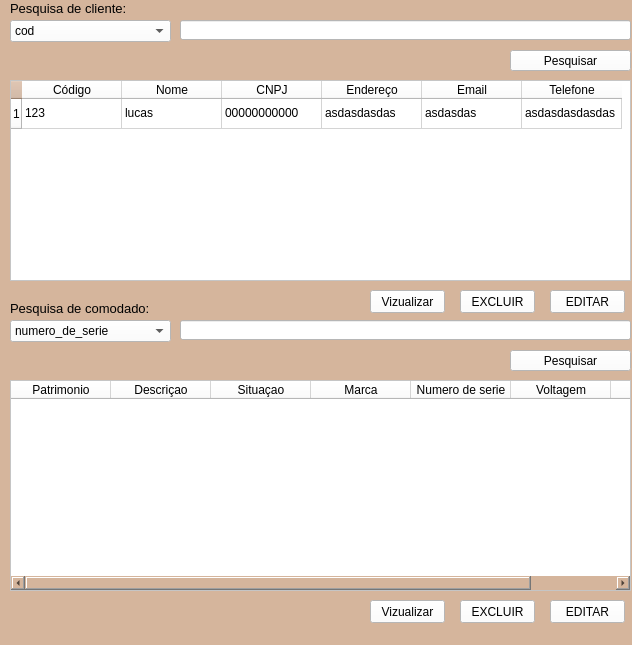
<?xml version="1.0" encoding="UTF-8"?>
<ui version="4.0">
 <class>MainWindow</class>
 <widget class="QMainWindow" name="MainWindow">
  <property name="geometry">
   <rect>
    <x>0</x>
    <y>0</y>
    <width>632</width>
    <height>645</height>
   </rect>
  </property>
  <property name="maximumSize">
   <size>
    <width>637</width>
    <height>911</height>
   </size>
  </property>
  <property name="windowTitle">
   <string>PESQUISA </string>
  </property>
  <property name="windowIcon">
   <iconset>
    <normaloff>imagens/logo.ico</normaloff>imagens/logo.ico</iconset>
  </property>
  <property name="styleSheet">
   <string notr="true">background-color: rgb(213, 181, 156);</string>
  </property>
  <widget class="QWidget" name="centralwidget">
   <widget class="QComboBox" name="cbPesquisa_cliente">
    <property name="geometry">
     <rect>
      <x>10</x>
      <y>20</y>
      <width>161</width>
      <height>22</height>
     </rect>
    </property>
    <property name="styleSheet">
     <string notr="true">background-color: rgb(255, 255, 255);</string>
    </property>
    <item>
     <property name="text">
      <string>cod</string>
     </property>
    </item>
    <item>
     <property name="text">
      <string>nome</string>
     </property>
    </item>
    <item>
     <property name="text">
      <string>cnpj</string>
     </property>
    </item>
   </widget>
   <widget class="QLineEdit" name="edtPesquisa_cliente">
    <property name="geometry">
     <rect>
      <x>180</x>
      <y>20</y>
      <width>451</width>
      <height>20</height>
     </rect>
    </property>
    <property name="styleSheet">
     <string notr="true">background-color: rgb(255, 255, 255);</string>
    </property>
    <property name="text">
     <string/>
    </property>
   </widget>
   <widget class="QTableWidget" name="gridCliente">
    <property name="geometry">
     <rect>
      <x>10</x>
      <y>80</y>
      <width>621</width>
      <height>201</height>
     </rect>
    </property>
    <property name="styleSheet">
     <string notr="true">background-color: rgb(255, 255, 255);</string>
    </property>
    <property name="editTriggers">
     <set>QAbstractItemView::NoEditTriggers</set>
    </property>
    <row>
     <property name="text">
      <string>1</string>
     </property>
    </row>
    <column>
     <property name="text">
      <string>Código</string>
     </property>
    </column>
    <column>
     <property name="text">
      <string>Nome</string>
     </property>
    </column>
    <column>
     <property name="text">
      <string>CNPJ</string>
     </property>
    </column>
    <column>
     <property name="text">
      <string>Endereço</string>
     </property>
    </column>
    <column>
     <property name="text">
      <string>Email</string>
     </property>
    </column>
    <column>
     <property name="text">
      <string>Telefone</string>
     </property>
    </column>
    <item row="0" column="0">
     <property name="text">
      <string>123</string>
     </property>
    </item>
    <item row="0" column="1">
     <property name="text">
      <string>lucas</string>
     </property>
    </item>
    <item row="0" column="2">
     <property name="text">
      <string>00000000000</string>
     </property>
    </item>
    <item row="0" column="3">
     <property name="text">
      <string>asdasdasdas</string>
     </property>
    </item>
    <item row="0" column="4">
     <property name="text">
      <string>asdasdas</string>
     </property>
    </item>
    <item row="0" column="5">
     <property name="text">
      <string>asdasdasdasdas</string>
     </property>
    </item>
   </widget>
   <widget class="QPushButton" name="btnPesquisar_maquina">
    <property name="geometry">
     <rect>
      <x>510</x>
      <y>350</y>
      <width>121</width>
      <height>21</height>
     </rect>
    </property>
    <property name="styleSheet">
     <string notr="true">background-color: rgb(255, 255, 255);</string>
    </property>
    <property name="text">
     <string>Pesquisar</string>
    </property>
    <property name="icon">
     <iconset>
      <normaloff>../../../../Imagens/Lupa.png</normaloff>../../../../Imagens/Lupa.png</iconset>
    </property>
    <property name="iconSize">
     <size>
      <width>30</width>
      <height>30</height>
     </size>
    </property>
   </widget>
   <widget class="QLabel" name="label">
    <property name="geometry">
     <rect>
      <x>10</x>
      <y>0</y>
      <width>181</width>
      <height>16</height>
     </rect>
    </property>
    <property name="font">
     <font>
      <pointsize>10</pointsize>
     </font>
    </property>
    <property name="text">
     <string>Pesquisa de cliente:</string>
    </property>
   </widget>
   <widget class="QTableWidget" name="gridMaquina">
    <property name="geometry">
     <rect>
      <x>10</x>
      <y>380</y>
      <width>621</width>
      <height>211</height>
     </rect>
    </property>
    <property name="styleSheet">
     <string notr="true">background-color: rgb(255, 255, 255);</string>
    </property>
    <property name="editTriggers">
     <set>QAbstractItemView::NoEditTriggers</set>
    </property>
    <column>
     <property name="text">
      <string>Patrimonio</string>
     </property>
    </column>
    <column>
     <property name="text">
      <string>Descriçao</string>
     </property>
    </column>
    <column>
     <property name="text">
      <string>Situaçao</string>
     </property>
    </column>
    <column>
     <property name="text">
      <string>Marca</string>
     </property>
    </column>
    <column>
     <property name="text">
      <string>Numero de serie</string>
     </property>
    </column>
    <column>
     <property name="text">
      <string>Voltagem</string>
     </property>
    </column>
    <column>
     <property name="text">
      <string>Tipo</string>
     </property>
    </column>
   </widget>
   <widget class="QPushButton" name="btnPesquisar_cliente">
    <property name="geometry">
     <rect>
      <x>510</x>
      <y>50</y>
      <width>121</width>
      <height>21</height>
     </rect>
    </property>
    <property name="styleSheet">
     <string notr="true">background-color: rgb(255, 255, 255);</string>
    </property>
    <property name="text">
     <string>Pesquisar</string>
    </property>
    <property name="icon">
     <iconset>
      <normaloff>../../../../Imagens/Lupa.png</normaloff>../../../../Imagens/Lupa.png</iconset>
    </property>
    <property name="iconSize">
     <size>
      <width>30</width>
      <height>30</height>
     </size>
    </property>
   </widget>
   <widget class="QLineEdit" name="edtPesquisa_maquina">
    <property name="geometry">
     <rect>
      <x>180</x>
      <y>320</y>
      <width>451</width>
      <height>20</height>
     </rect>
    </property>
    <property name="styleSheet">
     <string notr="true">background-color: rgb(255, 255, 255);</string>
    </property>
   </widget>
   <widget class="QComboBox" name="cbPesquisa_maquina">
    <property name="geometry">
     <rect>
      <x>10</x>
      <y>320</y>
      <width>161</width>
      <height>22</height>
     </rect>
    </property>
    <property name="styleSheet">
     <string notr="true">background-color: rgb(255, 255, 255);</string>
    </property>
    <item>
     <property name="text">
      <string>numero_de_serie</string>
     </property>
    </item>
    <item>
     <property name="text">
      <string>patrimonio</string>
     </property>
    </item>
   </widget>
   <widget class="QLabel" name="label_2">
    <property name="geometry">
     <rect>
      <x>10</x>
      <y>300</y>
      <width>181</width>
      <height>16</height>
     </rect>
    </property>
    <property name="font">
     <font>
      <pointsize>10</pointsize>
     </font>
    </property>
    <property name="text">
     <string>Pesquisa de comodado:</string>
    </property>
   </widget>
   <widget class="QPushButton" name="pushButton_editar_cliente">
    <property name="geometry">
     <rect>
      <x>550</x>
      <y>290</y>
      <width>75</width>
      <height>23</height>
     </rect>
    </property>
    <property name="styleSheet">
     <string notr="true">background-color: rgb(255, 255, 255);</string>
    </property>
    <property name="text">
     <string>EDITAR</string>
    </property>
   </widget>
   <widget class="QPushButton" name="pushButton_excluir_cliente">
    <property name="geometry">
     <rect>
      <x>460</x>
      <y>290</y>
      <width>75</width>
      <height>23</height>
     </rect>
    </property>
    <property name="styleSheet">
     <string notr="true">background-color: rgb(255, 255, 255);</string>
    </property>
    <property name="text">
     <string>EXCLUIR</string>
    </property>
   </widget>
   <widget class="QPushButton" name="pushButton_editar_cliente_2">
    <property name="geometry">
     <rect>
      <x>550</x>
      <y>600</y>
      <width>75</width>
      <height>23</height>
     </rect>
    </property>
    <property name="styleSheet">
     <string notr="true">background-color: rgb(255, 255, 255);</string>
    </property>
    <property name="text">
     <string>EDITAR</string>
    </property>
   </widget>
   <widget class="QPushButton" name="pushButton_excluir_maquina">
    <property name="geometry">
     <rect>
      <x>460</x>
      <y>600</y>
      <width>75</width>
      <height>23</height>
     </rect>
    </property>
    <property name="styleSheet">
     <string notr="true">background-color: rgb(255, 255, 255);</string>
    </property>
    <property name="text">
     <string>EXCLUIR</string>
    </property>
   </widget>
   <widget class="QPushButton" name="pushButton_vizualizar_cli">
    <property name="geometry">
     <rect>
      <x>370</x>
      <y>290</y>
      <width>75</width>
      <height>23</height>
     </rect>
    </property>
    <property name="styleSheet">
     <string notr="true">background-color: rgb(255, 255, 255);</string>
    </property>
    <property name="text">
     <string>Vizualizar</string>
    </property>
   </widget>
   <widget class="QPushButton" name="pushButton_vizualizar_maquina">
    <property name="geometry">
     <rect>
      <x>370</x>
      <y>600</y>
      <width>75</width>
      <height>23</height>
     </rect>
    </property>
    <property name="styleSheet">
     <string notr="true">background-color: rgb(255, 255, 255);</string>
    </property>
    <property name="text">
     <string>Vizualizar</string>
    </property>
   </widget>
  </widget>
  <widget class="QMenuBar" name="menubar">
   <property name="geometry">
    <rect>
     <x>0</x>
     <y>0</y>
     <width>632</width>
     <height>21</height>
    </rect>
   </property>
  </widget>
 </widget>
 <resources/>
 <connections/>
</ui>
